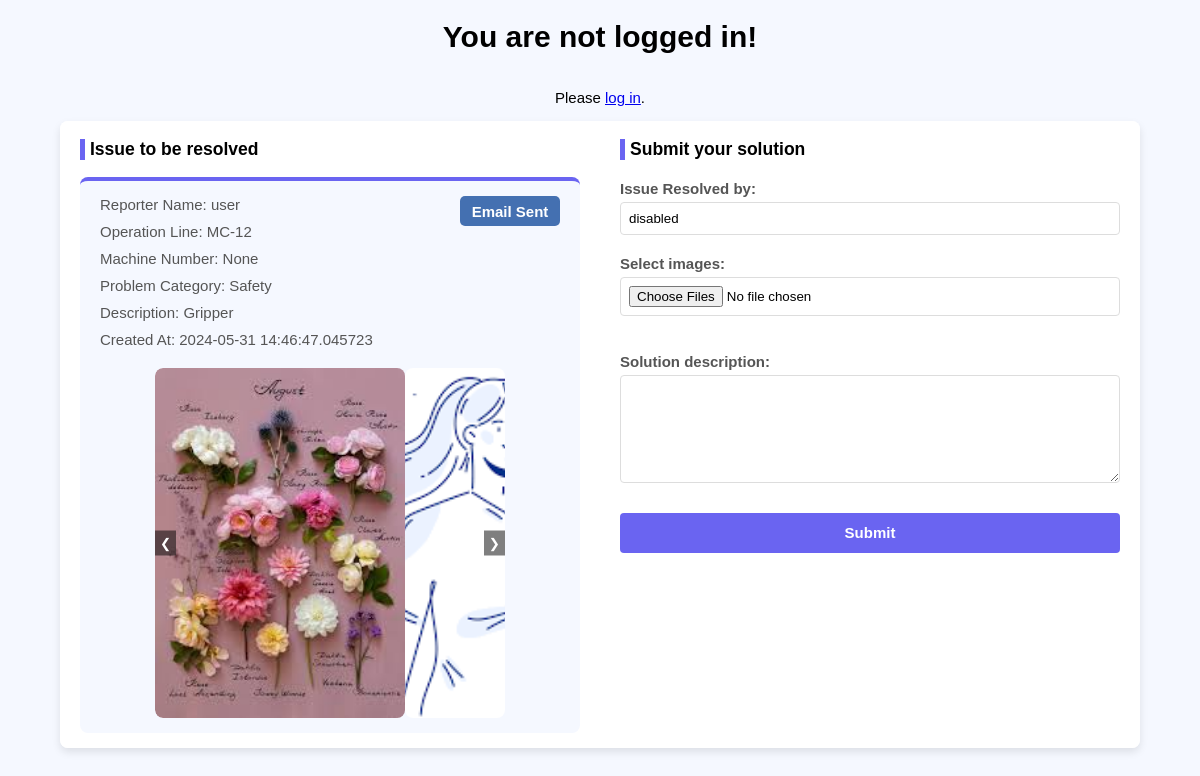
The app's page /main/solution/1/, older data.
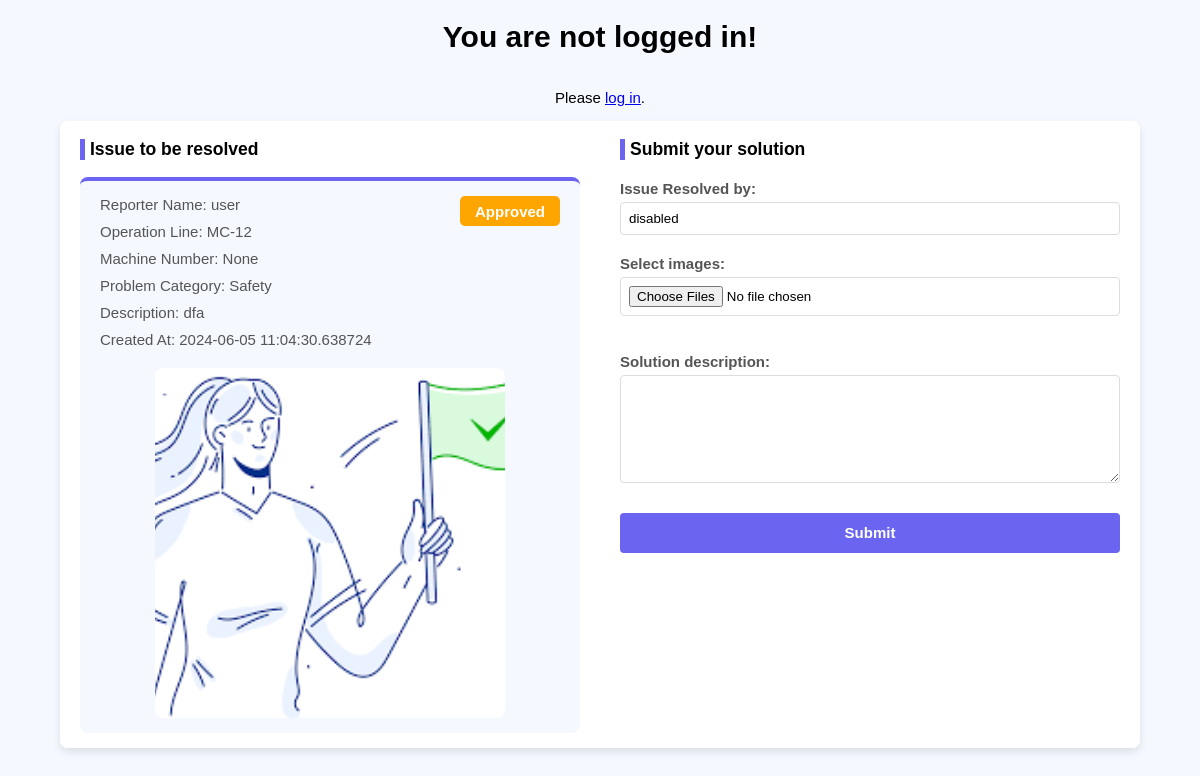
The same page, newer data.
### main/models.py (models this page shows)
class Report(models.Model):
    STATUS_CHOICES = [
        ('0', 'Pending'),
        ('1', 'Approved'),
        ('2', 'Sent'),
        ('3', 'Solved'),
        ('4', 'Rejected')
    ]
    reportID = models.AutoField(primary_key=True)
    reporterName = models.CharField(max_length=255)
    datetime = models.CharField(max_length=255,null=True)
    operationLineNumber = models.CharField(max_length=255)
    machineNumber = models.CharField(max_length=255, blank=True, null=True)
    problemDescription = models.TextField()
    status = models.CharField(max_length=1, choices=STATUS_CHOICES, default='0')
    confirmedBy = models.CharField(max_length=255, blank=True, null=True)
    sentBy = models.CharField(max_length=255, blank=True, null=True)
    sentTo = models.CharField(max_length=255, blank=True, null=True)
    solvedBy = models.CharField(max_length=255, blank=True, null=True)
    problemCategory = models.CharField(max_length=255, null=True)
    emailNotifyDate = models.CharField(max_length=255, blank=True, null=True)
    dueDate = models.CharField(max_length=255, blank=True, null=True)
    class Meta:
        db_table = "report"

class Image(models.Model):
    report = models.ForeignKey(Report, related_name='images', on_delete=models.CASCADE, blank=True, null=True)
    imageData = models.ImageField(upload_to='reportImages/', height_field=None, width_field=None, max_length=100, blank=True, null=True)
    class Meta:
        db_table = "image"

### main/views.py (the view)
# urls.py: path('solution/<int:report_id>/', views.solution, name = 'solution'),
def solution(request, report_id):
    report = Report.objects.get(reportID = report_id)
    return render(request, 'solution.html', {'report': report})

### templates/solution.html (shortened to what the changed rows need)
<!DOCTYPE html>
<html lang="en">
<head>
</head>
<body>
    {% if user.is_authenticated %}
    <div style="display: flex; width: 100%;">
        <div style="flex: 2; ">
            <a href="{% url 'login' %}">&#10094;Back</a>
        </div>
        <div style="flex: 8; text-align: center;">
            <h2 style="color: #393680;">Welcome, {{ user.username }}!</h2>
        </div>
        <div style="flex: 2;">
        </div>
    </div>
    {% else %}
        <h1>You are not logged in!</h1>
    {% endif %}
    {% block content %}
    <div class="container">
        <div class="reports-container active">
            <ul>
                {% if report %}
                    <div class="report-card" style="border-top: 4px solid #6A64F1;">
                        <div class="reportData-status">
                            <div style="flex: 10;">
                                <li>Reporter Name: {{ report.reporterName }}</li>
                                <li>Operation Line: {{ report.operationLineNumber }}</li>
                                <li>Machine Number: {{ report.machineNumber }}</li>
                                <li>Problem Category: {{ report.problemCategory }}</li>
                                <li>Description: {{ report.problemDescription }}</li>
                                <li>Created At: {{ report.datetime }}</li>
                            </div>
                            <div style="flex: 2; padding-top: 10px;">
                                {% if report.status == '0' %}
                                    <div class="pending-tag">Pending</div>
                                {% elif report.status == '1' %}
                                    <div class="approved-tag">Approved</div>
                                {% elif report.status == '2' %}
                                    <div class="email_sent">Email Sent</div>
                                {% elif report.status == '3' %}
                                    <div class="solved">Solved</div>
                                    <a style="font-size: 14px; margin: 10px 0px 0px 5px;" href="{% url 'solutionForReport' report.reportID %}">View Solution</a>
                                {% elif report.status == '4' %}
                                    <div class="rejected">Rejected</div>
                                {% endif %}
                            </div>
                        </div>
                        <li>
                            <div class="carousel">
                                <div class="carousel-images">
                                    {% for image in report.images.all %}
                                        <img src="{{ image.imageData.url }}" alt="Report Image" width="300px" height="350px" style="object-fit: cover;">
                                    {% endfor %}
                                </div>
                                {% if report.images.all|length > 1 %}
                                    <div class="carousel-buttons">
                                        <button class="prev" onclick="moveCarousel(event, -1)">&#10094;</button>
                                        <button class="next" onclick="moveCarousel(event, 1)">&#10095;</button>
                                    </div>
                                {% endif %}
                            </div>
                        </li>
                    </div>
                {% else %}
                    <li>No reports to display.</li>
                {% endif %}
            </ul>
        </div>
    </div>
    {% endblock %}
</body>
</html>

Row changes from the older to the newer data that the page shows:
removed Image: imageData (picture)
changed Report "user": problemDescription "Gripper" → "dfa"; datetime "2024-05-31 14:46:47.045723" → "2024-06-05 11:04:30.638724"; status "2" → "1" (drawn)
Text that changed along with them:
text no longer shown: "Email Sent ❮ ❯"
text now shown: "Approved"
